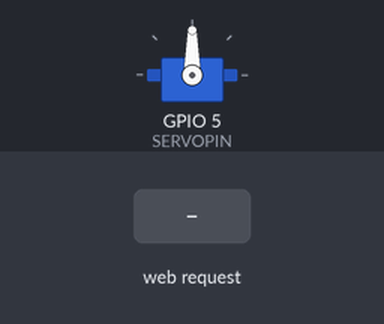
Recording of a sketch running on a simulated ESP8266 (NodeMCU). Parts: servo. The test bench sets the inputs (shaded band). WiFi joins after 1.5 s; servers stay silent unless stated; what the sketch prints to the serial monitor is not drawn.

Above: at 3.2 s.
3.3 s: HTTP request GET /control?command=move received
At 3.7 s:
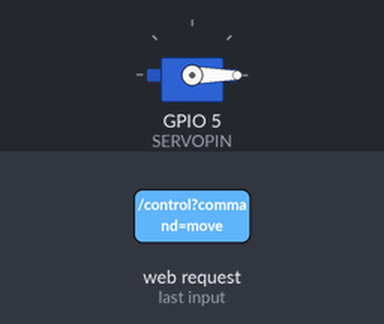
Timing chart, 0 to 6.3 s (numbered marks = the images above; inputs shaded):
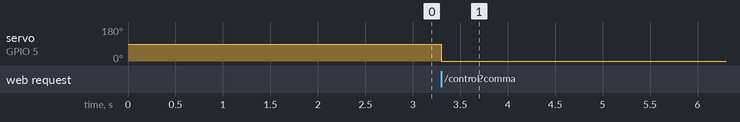

The sketch:

servo-as.ino
```cpp
#include <ESP8266WiFi.h>
#include <ESP8266WebServer.h>
#include <Servo.h>

ESP8266WebServer server(80);

const char* ssid = "Linh";
const char* password = "0901176132@";

#define SERVOPIN 5
Servo myservo;
int pos = 0;

void setup() {
  Serial.begin(9600);
  connectWiFi();

  myservo.attach(SERVOPIN); // Attach servo to pin D5

  server.on("/", HTTP_handleRoot);
  server.on("/control", HTTP_handleControl);

  server.begin();
}

void loop() {
  server.handleClient();
}

void HTTP_handleRoot() {
  String page = "<html><body><h1>Servo Control</h1>"
                "<form id='controlForm'>"
                "<p>CONTROL PANEL</p>"
                "<label for='angle'>Angle (0-180):</label>"
                "<input type='number' id='angle' name='angle' min='0' max='180' value='" + String(pos) + "' onchange='updateAngleValue()'>"
                "<input type='button' value='Apply' onclick='sendSettings()'>"
                "</form>"
                "<script>"
                "function updateAngleValue() {"
                "  var angle = document.getElementById('angle').value;"
                "  if (angle < 0 || angle > 180) {"
                "    alert('Angle must be between 0 and 180');"
                "    document.getElementById('angle').value = Math.min(Math.max(angle, 0), 180);"
                "  }"
                "}"
                "function sendSettings() {"
                "  var angle = document.getElementById('angle').value;"
                "  var xhr = new XMLHttpRequest();"
                "  xhr.open('GET', '/control?command=move&angle=' + angle, true);"
                "  xhr.send();"
                "}"
                "</script>"
                "</body></html>";

  server.send(200, "text/html", page);
}

void HTTP_handleControl() {
  String command = server.arg("command");

  if (command == "move") {
    int angle = server.arg("angle").toInt();
    myservo.write(angle);
    pos = angle; // Update the position
  }

  server.send(200, "text/html", "<html><body><h1>Command Processed</h1></body></html>");
}

void connectWiFi() {
  Serial.println("Connecting to WiFi");
  WiFi.begin(ssid, password);

  while (WiFi.status() != WL_CONNECTED) {
    delay(1000);
    Serial.println("Connecting...");
  }

  Serial.println("Connected to WiFi");
  Serial.println("IP Address: ");
  Serial.println(WiFi.localIP());
}
```

Measured:
- after the input at 3.3 s, servo on GPIO 5 (SERVOPIN): 90° → 0° at once
